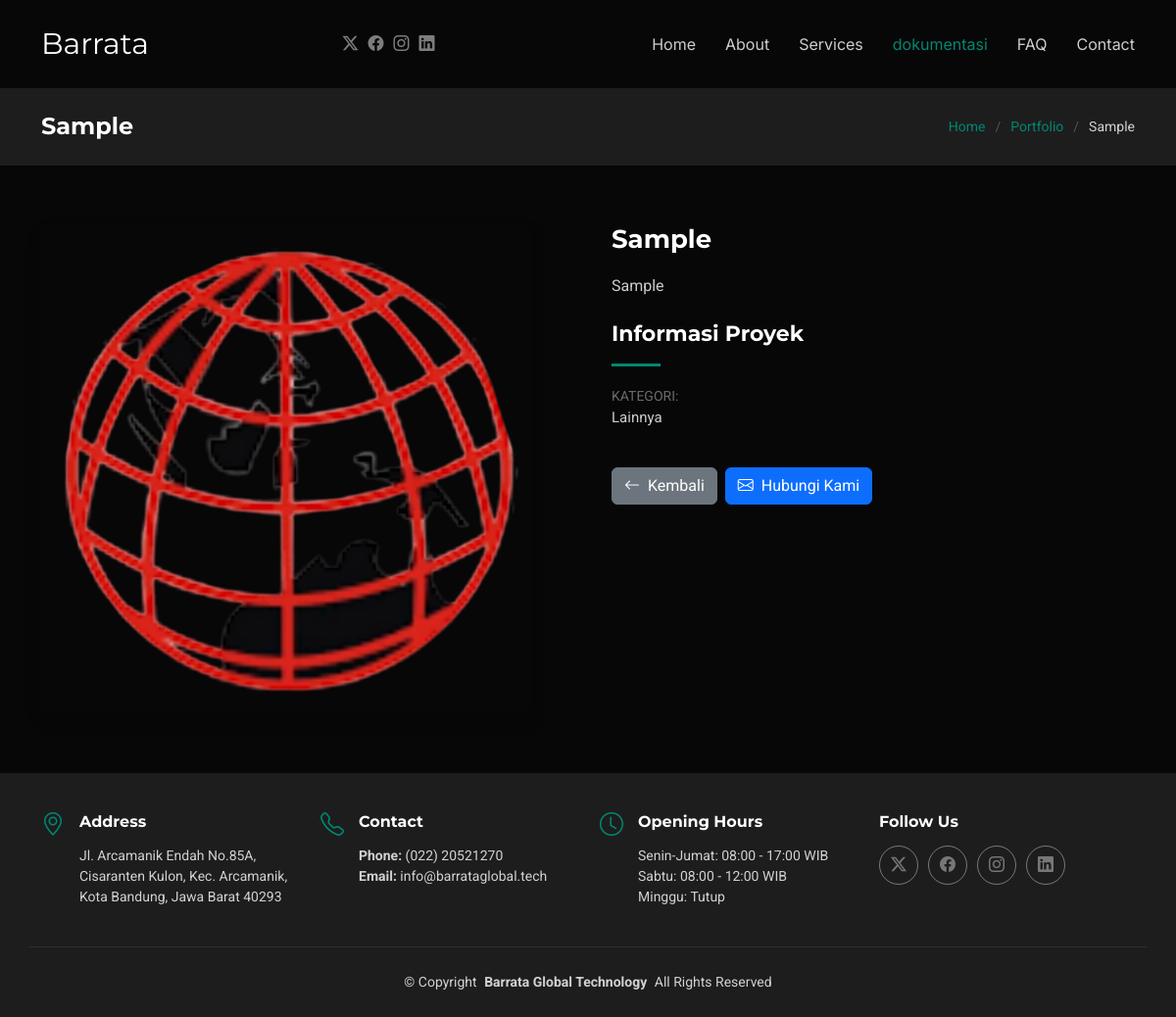
/portfolio-details.php?id=14, run on the app's committed database.
### tables this page shows
CREATE TABLE `portfolios` (
  `id` int(11) NOT NULL,
  `title` varchar(255) NOT NULL,
  `description` text DEFAULT NULL,
  `category` varchar(100) DEFAULT NULL,
  `status` varchar(50) DEFAULT NULL,
  `image` varchar(255) DEFAULT NULL,
  `client` varchar(255) DEFAULT NULL,
  `completion_date` date DEFAULT NULL,
  `project_url` varchar(255) DEFAULT NULL,
  `technologies` text DEFAULT NULL,
  `created_at` timestamp NOT NULL DEFAULT current_timestamp(),
  `updated_at` timestamp NOT NULL DEFAULT current_timestamp() ON UPDATE current_timestamp()
);

CREATE TABLE `contact_info` (
  `id` int(11) NOT NULL,
  `address` text DEFAULT NULL,
  `operating_hours` text DEFAULT NULL,
  `phone` varchar(50) DEFAULT NULL,
  `email` varchar(100) DEFAULT NULL,
  `whatsapp` varchar(50) DEFAULT NULL,
  `website` varchar(255) DEFAULT NULL,
  `instagram` varchar(100) DEFAULT NULL,
  `linkedin` varchar(100) DEFAULT NULL,
  `facebook` varchar(100) DEFAULT NULL,
  `twitter` varchar(100) DEFAULT NULL,
  `maps_embed_url` text DEFAULT NULL,
  `latitude` varchar(50) DEFAULT NULL,
  `longitude` varchar(50) DEFAULT NULL,
  `location_description` text DEFAULT NULL,
  `created_at` timestamp NOT NULL DEFAULT current_timestamp(),
  `updated_at` timestamp NOT NULL DEFAULT current_timestamp() ON UPDATE current_timestamp()
);

### portfolio-details.php (the view, shortened to what this page needs)
<?php
include 'config/db.php';
$portfolio_id = isset($_GET['id']) ? intval($_GET['id']) : 0;
if ($portfolio_id > 0) {
    $stmt = $conn->prepare("SELECT * FROM portfolios WHERE id = ?");
    $stmt->bind_param("i", $portfolio_id);
    $stmt->execute();
    $result = $stmt->get_result();
    $portfolio = $result->fetch_assoc();
} else {
    header("Location: dokumentasi.php");
    exit;
}
$contactResult = $conn->query("SELECT * FROM contact_info LIMIT 1");
$contactData = $contactResult ? $contactResult->fetch_assoc() : [];
?>
<!DOCTYPE html>
<html lang="id">
<head>
  <link href="assets/vendor/bootstrap/css/bootstrap.min.css" rel="stylesheet">
  <link href="assets/vendor/bootstrap-icons/bootstrap-icons.css" rel="stylesheet">
  <link href="assets/vendor/aos/aos.css" rel="stylesheet">
  <link href="assets/vendor/glightbox/css/glightbox.min.css" rel="stylesheet">
  <link href="assets/vendor/swiper/swiper-bundle.min.css" rel="stylesheet">
  <link href="assets/css/main.css" rel="stylesheet">
</head>
<body class="portfolio-details-page">
  <header id="header" class="header d-flex align-items-center sticky-top">
    <div class="container position-relative d-flex align-items-center justify-content-between">
      <a href="index.php" class="logo d-flex align-items-center me-auto me-xl-0">
        <h1 class="sitename">Barrata</h1>
      </a>
      <nav id="navmenu" class="navmenu">
        <ul>
          <li><a href="index.php#hero">Home</a></li>
          <li><a href="index.php#about">About</a></li>
          <li><a href="layanan.php">Services</a></li>
          <li><a href="dokumentasi.php" class="active">dokumentasi</a></li>
          <li><a href="faq.php">FAQ</a></li>
          <li><a href="kontak.php">Contact</a></li>
        </ul>
      </nav>
      <div class="header-social-links">
        <?php if (!empty($contactData['twitter'])): ?>
          <a href="<?= htmlspecialchars($contactData['twitter']) ?>" class="twitter"><i class="bi bi-twitter-x"></i></a>
        <?php endif; ?>
        <?php if (!empty($contactData['facebook'])): ?>
          <a href="<?= htmlspecialchars($contactData['facebook']) ?>" class="facebook"><i class="bi bi-facebook"></i></a>
        <?php endif; ?>
        <?php if (!empty($contactData['instagram'])): ?>
          <a href="https://instagram.com/<?= htmlspecialchars(str_replace('@', '', $contactData['instagram'])) ?>" class="instagram"><i class="bi bi-instagram"></i></a>
        <?php endif; ?>
        <?php if (!empty($contactData['linkedin'])): ?>
          <a href="https://linkedin.com/company/<?= htmlspecialchars($contactData['linkedin']) ?>" class="linkedin"><i class="bi bi-linkedin"></i></a>
        <?php endif; ?>
      </div>
    </div>
  </header>
  <main class="main">
    <div class="page-title light-background">
      <div class="container d-lg-flex justify-content-between align-items-center">
        <h1 class="mb-2 mb-lg-0"><?= htmlspecialchars($portfolio['title']) ?></h1>
        <nav class="breadcrumbs">
          <ol>
            <li><a href="index.php">Home</a></li>
            <li><a href="dokumentasi.php">Portfolio</a></li>
            <li class="current"><?= htmlspecialchars($portfolio['title']) ?></li>
          </ol>
        </nav>
      </div>
    </div>
    <section id="portfolio-details" class="portfolio-details section">
      <div class="container" data-aos="fade-up">
        <div class="row gy-4 g-lg-5">
          <div class="col-lg-6">
            <div class="position-sticky" style="top: 40px">
              <?php if (!empty($portfolio['image'])): ?>
                <img src="uploads/portfolio/<?= htmlspecialchars($portfolio['image']) ?>"
                     class="img-fluid rounded shadow"
                     alt="<?= htmlspecialchars($portfolio['title']) ?>">
              <?php endif; ?>
            </div>
          </div>
          <div class="col-lg-6">
            <div class="portfolio-description">
              <h2><?= htmlspecialchars($portfolio['title']) ?></h2>
              <p class="mb-4"><?= nl2br(htmlspecialchars($portfolio['description'])) ?></p>
            </div>
            <div class="portfolio-info mt-4">
              <h3>Informasi Proyek</h3>
              <ul>
                <?php if (!empty($portfolio['category'])): ?>
                  <li><strong>Kategori:</strong> <?= htmlspecialchars($portfolio['category']) ?></li>
                <?php endif; ?>
              </ul>
            </div>
            <div class="mt-4 d-flex gap-2">
              <a href="dokumentasi.php" class="btn btn-secondary">
                <i class="bi bi-arrow-left me-2"></i>Kembali
              </a>
              <a href="kontak.php" class="btn btn-primary">
                <i class="bi bi-envelope me-2"></i>Hubungi Kami
              </a>
            </div>
          </div>
        </div>
      </div>
    </section>
  </main>
  <footer id="footer" class="footer light-background">
    <div class="container">
      <div class="row gy-3">
        <div class="col-lg-3 col-md-6 d-flex">
          <i class="bi bi-geo-alt icon"></i>
          <div class="address">
            <h4>Address</h4>
            <p><?= nl2br(htmlspecialchars($contactData['address'] ?? 'Jl. Arcamanik Endah No.85A, Bandung')) ?></p>
          </div>
        </div>
        <div class="col-lg-3 col-md-6 d-flex">
          <i class="bi bi-telephone icon"></i>
          <div>
            <h4>Contact</h4>
            <p>
              <strong>Phone:</strong> <span><?= htmlspecialchars($contactData['phone'] ?? '+62 22 1234 5678') ?></span><br>
              <strong>Email:</strong> <span><?= htmlspecialchars($contactData['email'] ?? 'info@barrataglobal.tech') ?></span><br>
            </p>
          </div>
        </div>
        <div class="col-lg-3 col-md-6 d-flex">
          <i class="bi bi-clock icon"></i>
          <div>
            <h4>Opening Hours</h4>
            <p><?= nl2br(htmlspecialchars($contactData['operating_hours'] ?? 'Senin-Jumat: 08:00 - 17:00 WIB')) ?></p>
          </div>
        </div>
        <div class="col-lg-3 col-md-6">
          <h4>Follow Us</h4>
          <div class="social-links d-flex">
            <?php if (!empty($contactData['twitter'])): ?>
              <a href="<?= htmlspecialchars($contactData['twitter']) ?>" class="twitter"><i class="bi bi-twitter-x"></i></a>
            <?php endif; ?>
            <?php if (!empty($contactData['facebook'])): ?>
              <a href="<?= htmlspecialchars($contactData['facebook']) ?>" class="facebook"><i class="bi bi-facebook"></i></a>
            <?php endif; ?>
            <?php if (!empty($contactData['instagram'])): ?>
              <a href="https://instagram.com/<?= htmlspecialchars(str_replace('@', '', $contactData['instagram'])) ?>" class="instagram"><i class="bi bi-instagram"></i></a>
            <?php endif; ?>
            <?php if (!empty($contactData['linkedin'])): ?>
              <a href="https://linkedin.com/company/<?= htmlspecialchars($contactData['linkedin']) ?>" class="linkedin"><i class="bi bi-linkedin"></i></a>
            <?php endif; ?>
          </div>
        </div>
      </div>
    </div>
    <div class="container copyright text-center mt-4">
      <p>© <span>Copyright</span> <strong class="px-1 sitename">Barrata Global Technology</strong> <span>All Rights Reserved</span></p>
    </div>
  </footer>
</body>
</html>

### data on the page
portfolios: title "Sample", image (picture), description "Sample", category "Lainnya"
contact_info: address "Jl. Arcamanik Endah No.85A, Cisaranten Kulon, Kec. Arcamanik, Kota Bandung, Jawa Barat 40293", phone "(022) 20521270", email "info@barrataglobal.tech", operating_hours "Senin-Jumat: 08:00 - 17:00 WIB Sabtu: 08:00 - 12:00 WIB Minggu: Tutup"
